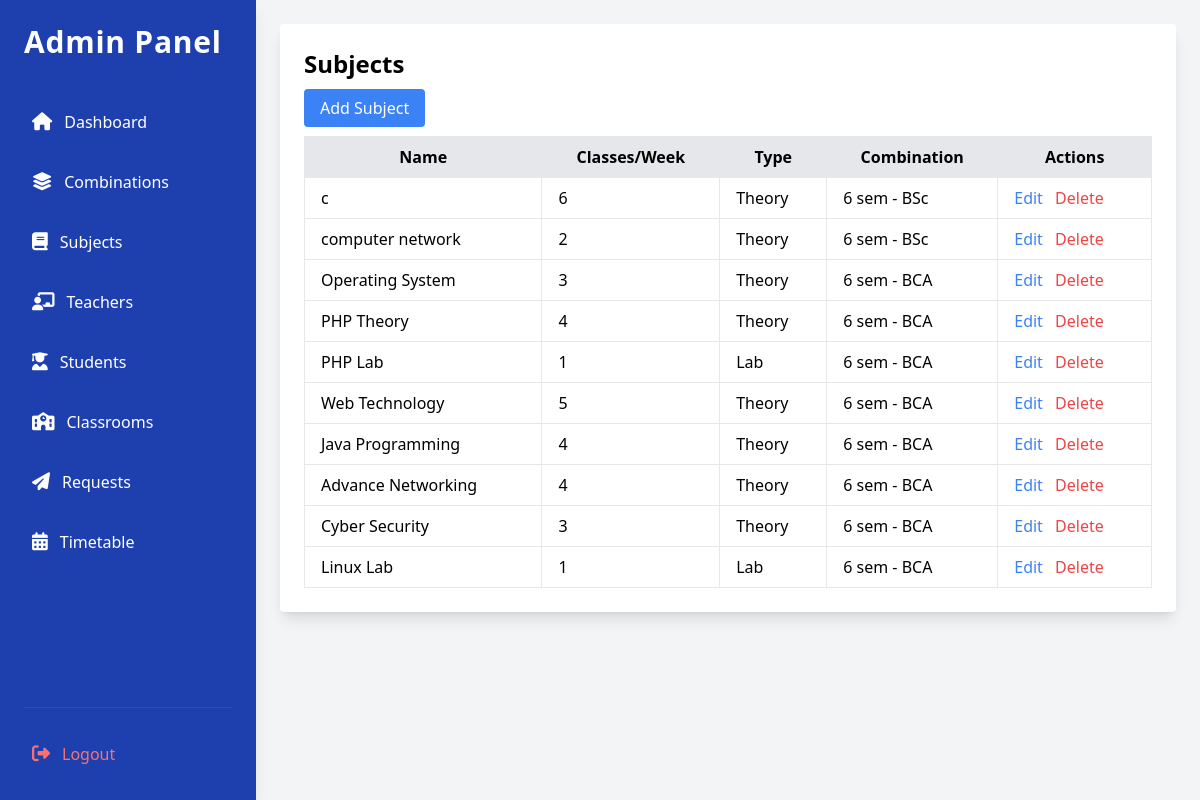
Page /src/views/admin/subject.php (signed in) on the committed database.
### tables this page shows
CREATE TABLE `subjects` (
  `id` int(11) NOT NULL,
  `name` varchar(100) NOT NULL,
  `min_classes_per_week` int(11) NOT NULL,
  `type` enum('theory','lab') NOT NULL,
  `duration` int(11) UNSIGNED DEFAULT NULL,
  `combination_id` int(11) NOT NULL
);

CREATE TABLE `combinations` (
  `id` int(11) NOT NULL,
  `name` varchar(100) NOT NULL,
  `department` varchar(100) NOT NULL,
  `semester` int(11) NOT NULL,
  `sections` longtext DEFAULT NULL CHECK (json_valid(`sections`))
);

### src/models/Subject.php (called while the page is built, shortened)
<?php
class Subject {
    private $conn;
    private $table_name = "subjects";
    public function __construct($db) {
        $this->conn = $db;
    }
    public function getAllSubjects() {
        $query = "SELECT subjects.*, combinations.name AS combination_name , combinations.semester As combination_semester, combinations.sections AS comination_section
                  FROM " . $this->table_name . "
                  JOIN combinations ON subjects.combination_id = combinations.id
                  ORDER BY subjects.id DESC";
        $stmt = $this->conn->prepare($query);
        $stmt->execute();
        return $stmt->fetchAll(PDO::FETCH_ASSOC);
    }
}
?>

### src/views/admin/subject.php (the view, shortened to what this page needs)
<?php
include_once '../../models/Subject.php';
$database = new Database();
$db = $database->getConnection();
$subject = new Subject($db);
$subjects = $subject->getAllSubjects();
?>
<?php include_once(__DIR__ . '/header.php'); ?>
    <div class="max-w-4xl mx-auto bg-white p-6 rounded shadow-lg">
        <h2 class="text-2xl font-semibold mb-4">Subjects</h2>
        <a href="add_subject.php" class="bg-blue-500 text-white px-4 py-2 rounded">Add Subject</a>
        <table class="w-full mt-4 border-collapse border border-gray-300">
            <thead>
                <tr class="bg-gray-200">
                    <th class="border px-4 py-2">Name</th>
                    <th class="border px-4 py-2">Classes/Week</th>
                    <th class="border px-4 py-2">Type</th>
                    <th class="border px-4 py-2">Combination</th>
                    <th class="border px-4 py-2">Actions</th>
                </tr>
            </thead>
            <tbody>
            <?php if (!empty($subjects)) { ?>
                <?php foreach ($subjects as $sub) { ?>
                    <tr>
                        <td class="border px-4 py-2"><?= $sub['name']; ?></td>
                        <td class="border px-4 py-2"><?= $sub['min_classes_per_week']; ?></td>
                        <td class="border px-4 py-2"><?= ucfirst($sub['type']); ?></td>
                        <td class="border px-4 py-2"><?= $sub['combination_semester']; ?> sem - <?= $sub['combination_name']; ?></td>
                        <td class="border px-4 py-2">
                            <a href="edit_subject.php?id=<?= $sub['id']; ?>" class="text-blue-500">Edit</a>
                            <a href="../../controllers/SubjectController.php?delete=<?= $sub['id']; ?>" class="text-red-500 ml-2" onclick="return confirm('Are you sure you want to delete this subject?')">Delete</a>
                        </td>
                    </tr>
                <?php } ?>
                <?php } else { ?>
                        <tr>
                            <td colspan="8" class="text-center text-gray-500 p-4">No teachers found.</td>
                        </tr>
                    <?php } ?>
            </tbody>
        </table>
    </div>
<?php include_once(__DIR__ . '/footer.php'); ?>

### rows in the picture
subjects: name "c", min_classes_per_week "6", type "Theory", combination.semester "6", combination.name "BSc"
subjects: name "computer network", min_classes_per_week "2", type "Theory", combination.semester "6", combination.name "BSc"
subjects: name "Operating System", min_classes_per_week "3", type "Theory", combination.semester "6", combination.name "BCA"
subjects: name "PHP Theory", min_classes_per_week "4", type "Theory", combination.semester "6", combination.name "BCA"
subjects: name "PHP Lab", min_classes_per_week "1", type "Lab", combination.semester "6", combination.name "BCA"
subjects: name "Web Technology", min_classes_per_week "5", type "Theory", combination.semester "6", combination.name "BCA"
subjects: name "Java Programming", min_classes_per_week "4", type "Theory", combination.semester "6", combination.name "BCA"
subjects: name "Advance Networking", min_classes_per_week "4", type "Theory", combination.semester "6", combination.name "BCA"
subjects: name "Cyber Security", min_classes_per_week "3", type "Theory", combination.semester "6", combination.name "BCA"
subjects: name "Linux Lab", min_classes_per_week "1", type "Lab", combination.semester "6", combination.name "BCA"
